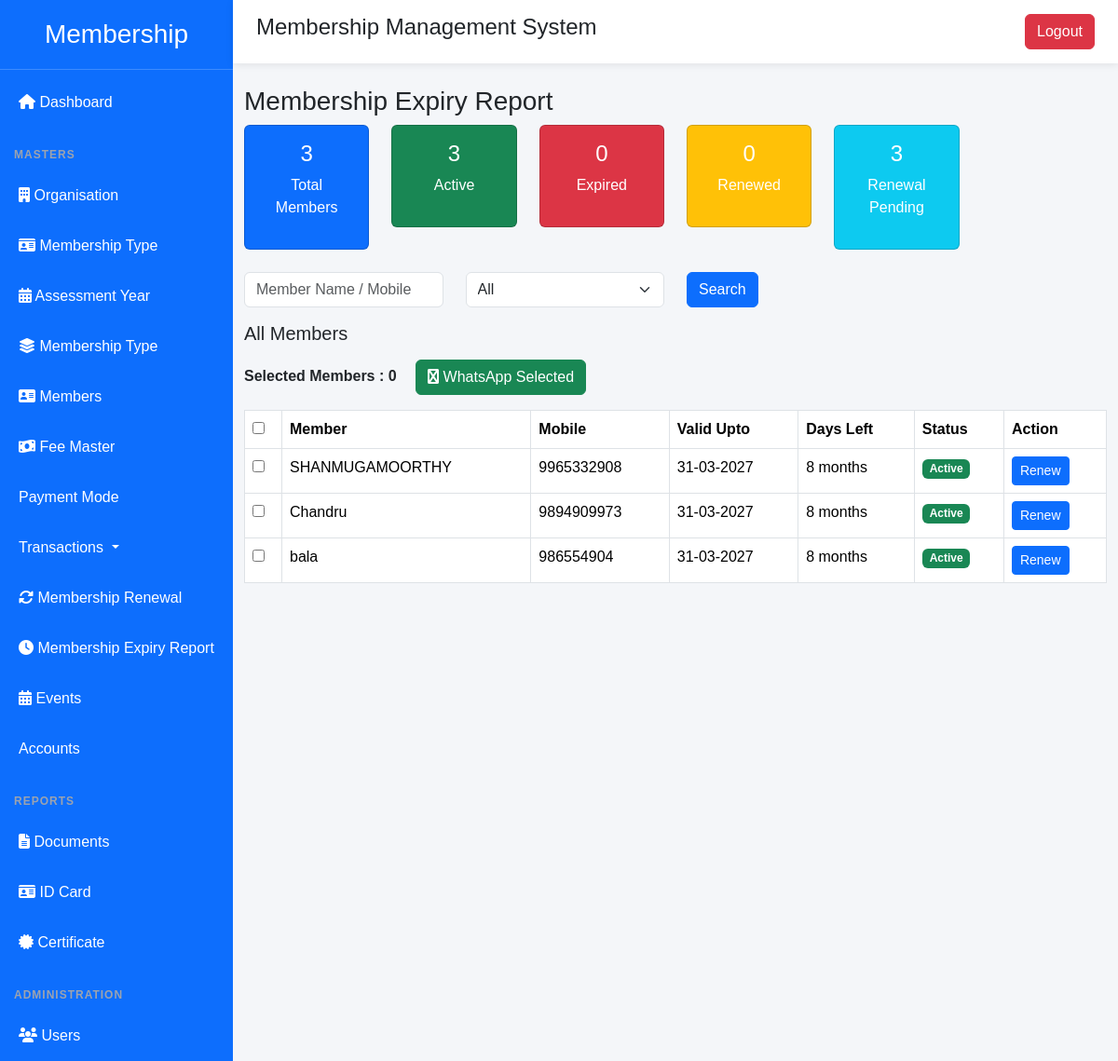
Before: /report/expiry/ (signed in) with the older database file.
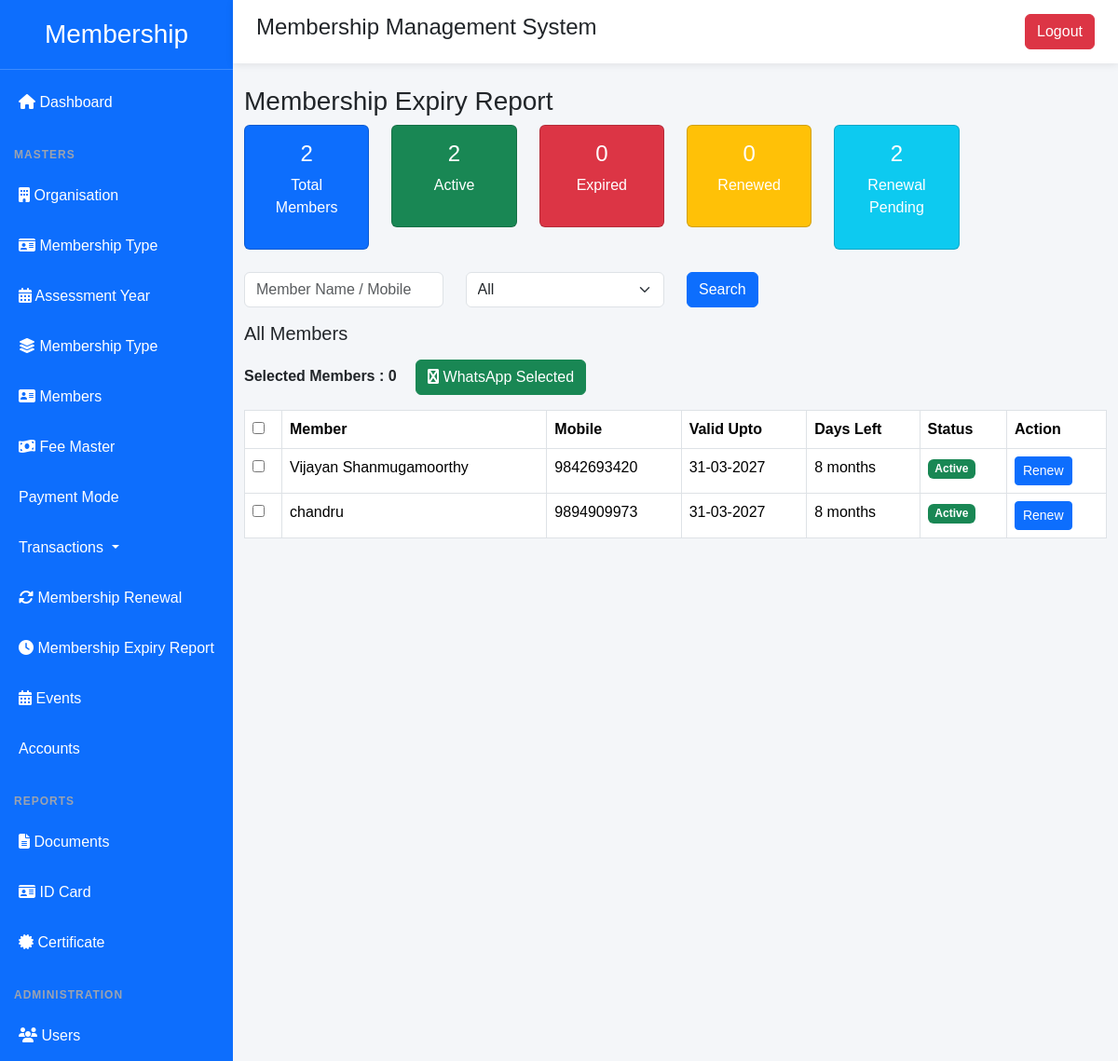
After: the same page with the newer database file.
### membership/models.py (models this page shows, shortened)
class Member(models.Model):
    STATUS_CHOICES = (
        ("ACTIVE", "Active"),
        ("INACTIVE", "Inactive"),
        ("SUSPENDED", "Suspended"),
    )
    member_no = models.PositiveIntegerField(unique=True)
    membership_no = models.CharField(max_length=50, unique=True)
    joining_date = models.DateField()
    membership_valid_upto = models.DateField()
    organisation = models.ForeignKey(
        Organisation,
        on_delete=models.CASCADE,
    )
    assessment_year = models.ForeignKey(
    AssessmentYear,
    on_delete=models.CASCADE,
    null=True,
    blank=True,
)
    membership_type = models.ForeignKey(
    MembershipType,
    on_delete=models.PROTECT
)
    status = models.CharField(
        max_length=20,
        choices=STATUS_CHOICES,
        default="ACTIVE"
    )
    owner_name = models.CharField(max_length=200)
    company_name = models.CharField(max_length=200)
    brand_name = models.CharField(max_length=200, blank=True)
    photo = models.ImageField(upload_to="members/photos/", blank=True)
    company_logo = models.ImageField(upload_to="members/logo/", blank=True)
    mobile = models.CharField(max_length=15)
    whatsapp = models.CharField(max_length=15, blank=True)
    email = models.EmailField(blank=True)
    website = models.URLField(blank=True)
    ledger = models.ForeignKey(
        "Ledger",
        on_delete=models.SET_NULL,
        null=True,
        blank=True,
        related_name="member",
    )
    address = models.TextField()
    district = models.CharField(max_length=100)
    state = models.CharField(max_length=100)
    pincode = models.CharField(max_length=10)
    latitude = models.DecimalField(
        max_digits=10,
        decimal_places=7,
        null=True,
        blank=True
    )
    longitude = models.DecimalField(
        max_digits=10,
        decimal_places=7,
        null=True,
        blank=True
    )
    qr_code = models.ImageField(
        upload_to="members/qrcode/",
        blank=True,
        null=True,
    )
    gst_no = models.CharField(max_length=30, blank=True)
    fssai_no = models.CharField(max_length=30, blank=True)
    udyam_no = models.CharField(max_length=30, blank=True)
    factory_license_no = models.CharField(max_length=30, blank=True)
    do_license_no = models.CharField(max_length=30, blank=True)
    trade_license_no = models.CharField(max_length=30, blank=True)
    fire_noc_no = models.CharField(max_length=30, blank=True)
    pollution_no = models.CharField(max_length=30, blank=True)
    remarks = models.TextField(blank=True)
    created_at = models.DateTimeField(auto_now_add=True)
    updated_at = models.DateTimeField(auto_now=True)

### membership/views.py (the view, shortened to what this page needs)
@login_required(login_url="login")
def expiry_report(request):
    today = date.today()
    total_members = Member.objects.count()
    expired_members = Member.objects.filter(
        membership_valid_upto__lt=today
    ).count()
    active_members = Member.objects.filter(
        membership_valid_upto__gte=today
    ).count()
    renewed_members = MemberRenewal.objects.filter(
        renewal_date__year=today.year
    ).values(
        "member"
    ).distinct().count()
    renewal_pending = active_members - renewed_members
    members = Member.objects.all().order_by(
        "membership_valid_upto"
    )
    status = request.GET.get("status")
    if status == "active":
        members = members.filter(
            membership_valid_upto__gte=today
        )
    elif status == "expired":
        members = members.filter(
            membership_valid_upto__lt=today
        )
    elif status == "renewed":
        renewed_ids = MemberRenewal.objects.filter(
            renewal_date__year=today.year
        ).values_list("member_id", flat=True)
        members = members.filter(id__in=renewed_ids)
    return render(
        request,
        "membership/report/expiry.html",
        {
            "members":members,
            "today":today,
                "total_members": total_members,
                "active_members": active_members,
                "expired_members": expired_members,
                "renewed_members": renewed_members,
                "renewal_pending": renewal_pending,
        }
    )

### membership/templates/membership/report/expiry.html (shortened to what this page needs)
{% extends "membership/base.html" %}
{% block content %}
<h3>
Membership Expiry Report
</h3>
<div class="row mb-4">
<div class="col-md-2">
 <a href="{% url 'expiry_report' %}"
       class="text-decoration-none">
<div class="card text-white bg-primary">
<div class="card-body text-center">
<h4>
{{total_members}}
</h4>
<p>
Total Members
</p>
</div>
</div>
  </a>
</div>
<div class="col-md-2">
<a href="{% url 'expiry_report' %}?status=active"
   class="text-decoration-none">
<div class="card text-white bg-success">
<div class="card-body text-center">
<h4>
{{active_members}}
</h4>
<p>
Active
</p>
</div>
</div>
</a>
</div>
<div class="col-md-2">
<a href="{% url 'expiry_report' %}?status=expired"
   class="text-decoration-none">
<div class="card text-white bg-danger">
<div class="card-body text-center">
<h4>
{{expired_members}}
</h4>
<p>
Expired
</p>
</div>
</div>
</a>
</div>
<div class="col-md-2">
<a href="{% url 'expiry_report' %}?status=renewed"
   class="text-decoration-none">
<div class="card text-white bg-warning">
<div class="card-body text-center">
<h4>{{renewed_members}}</h4>
<p>Renewed</p>
</div>
</div>
</a>
</div>
<div class="col-md-2">
<a href="{% url 'expiry_report' %}?status=pending"
   class="text-decoration-none">
<div class="card text-white bg-info">
<div class="card-body text-center">
<h4>{{renewal_pending}}</h4>
<p>Renewal Pending</p>
</div>
</div>
</div>
</div>
<form method="get" class="row mb-3">
<div class="col-md-3">
<input
type="text"
name="search"
class="form-control"
placeholder="Member Name / Mobile">
</div>
<div class="col-md-3">
<select name="status"
class="form-select">
<option value="">
All
</option>
</select>
</div>
<div class="col-md-2">
<button class="btn btn-primary">
Search
</button>
</div>
</form>
<h5 class="mb-3">
    {% if request.GET.status == "active" %}
        Active Members
    {% elif request.GET.status == "expired" %}
        Expired Members
    {% elif request.GET.status == "renewed" %}
        Renewed Members
    {% elif request.GET.status == "pending" %}
        Renewal Pending Members
    {% else %}
        All Members
    {% endif %}
</h5>
<form method="post" action="{% url 'whatsapp_reminder' %}">
    <div class="mb-3">
        <strong>
            Selected Members :
            <span id="selected-count">0</span>
        </strong>
        <button
            type="submit"
            class="btn btn-success ms-3">
            <i class="fa fa-whatsapp"></i>
            WhatsApp Selected
        </button>
    </div>
<table class="table table-bordered">
<tr>
<th width="40">
    <input type="checkbox" id="select-all">
</th>
<th>Member</th>
<th>Mobile</th>
<th>Valid Upto</th>
<th>Days Left</th>
<th>Status</th>
<th>Action</th>
</tr>
{% for m in members %}
<tr>
<td>
<input
    type="checkbox"
    class="member-check"
    name="members"
    value="{{ m.id }}">
</td>
<td>
{{m.owner_name}}
</td>
<td>
{{m.mobile}}
</td>
<td>
{{m.membership_valid_upto|date:"d-m-Y"}}
</td>
<td>
{% if m.membership_valid_upto < today %}
<span class="text-danger">
Expired
</span>
{% else %}
{{m.membership_valid_upto|timeuntil}}
{% endif %}
</td>
<td>
{% if m.membership_valid_upto < today %}
<span class="badge bg-danger">
Expired
</span>
{% else %}
<span class="badge bg-success">
Active
</span>
{% endif %}
</td>
<td>
<a href="{% url 'renewal_create' %}?member={{m.id}}"
class="btn btn-sm btn-primary">
Renew
</a>
</td>
</tr>
{% empty %}
<tr>
<td colspan="6">
No Members Found
</td>
</tr>
{% endfor %}
</table>
</form>
{% endblock %}

### membership/templates/membership/base.html (shortened to what this page needs)
{% load static %}
<!DOCTYPE html>
<html lang="en">
<head>
    <link href="https://cdn.jsdelivr.net/npm/bootstrap@5.3.7/dist/css/bootstrap.min.css" rel="stylesheet">
    <link href="https://cdnjs.cloudflare.com/ajax/libs/font-awesome/6.7.2/css/all.min.css" rel="stylesheet">
    <link rel="stylesheet" href="{% static 'membership/css/style.css' %}">
<link href="https://cdn.jsdelivr.net/npm/select2@4.1.0-rc.0/dist/css/select2.min.css" rel="stylesheet">
</head>
<body>
<div class="wrapper">
    <aside class="sidebar">
    <h3>Membership</h3>
    <ul class="list-unstyled">
        <li>
            <a href="{% url 'dashboard' %}">
                <i class="fa-solid fa-house"></i>
                Dashboard
            </a>
        </li>
        <li class="menu-title">Masters</li>
        <li>
            <a href="{% url 'organisation_list' %}">
                <i class="fa-solid fa-building"></i>
                Organisation
            </a>
        </li>
        <li class="nav-item">
<a class="nav-link collapsed"
href="#"
data-bs-toggle="collapse"
data-bs-target="#membershipTypeMenu">
<i class="fa-solid fa-id-card"></i>
<span>Membership Type</span>
</a>
</li>
        <li>
            <a href="#">
                <i class="fa-solid fa-calendar-days"></i>
                Assessment Year
            </a>
        </li>
        <li>
            <a href="#">
                <i class="fa-solid fa-layer-group"></i>
                Membership Type
            </a>
        </li>
        <li>
            <a href="{% url 'member_list' %}">
                <i class="fa-solid fa-address-card"></i>
                Members
            </a>
        </li>
        <li class="nav-item">
<a class="nav-link"
   href="{% url 'fee_master_list' %}">
<i class="fas fa-money-bill-wave"></i>
Fee Master
</a>
</li>
<li>
    <a class="dropdown-item"
       href="{% url 'payment_mode_list' %}">
        Payment Mode
    </a>
</li>
    <li class="nav-item dropdown">
    <a class="nav-link dropdown-toggle"
       href="#"
       data-bs-toggle="dropdown">
        Transactions
    </a>
</li>
<li>
    <a href="{% url 'renewal_list' %}">
        <i class="fas fa-sync-alt"></i>
        Membership Renewal
    </a>
</li>
<li>
    <a href="{% url 'expiry_report' %}">
        <i class="fas fa-clock"></i>
        Membership Expiry Report
    </a>
</li>
<li class="nav-item">
    <a class="nav-link collapsed"
       href="#"
       data-bs-toggle="collapse"
       data-bs-target="#eventsMenu">
        <i class="fas fa-calendar-alt"></i>
        <span>Events</span>
    </a>
</li>
<li class="nav-item">
    <a class="nav-link collapsed"
       data-bs-toggle="collapse"
       href="#accountsMenu">
        <span>Accounts</span>
    </a>
</li>
        <li class="menu-title">Reports</li>
        <li>
            <a href="#">
                <i class="fa-solid fa-file-lines"></i>
                Documents
            </a>
        </li>
        <li>
            <a href="#">
                <i class="fa-solid fa-id-card"></i>
                ID Card
            </a>
        </li>
        <li>
            <a href="#">
                <i class="fa-solid fa-certificate"></i>
                Certificate
            </a>
        </li>
        <li class="menu-title">Administration</li>
        <li>
            <a href="{% url 'user_list' %}">
                <i class="fa-solid fa-users"></i>
                Users
            </a>
        </li>
    </ul>
</aside>
    <main class="content">
       <nav class="topbar d-flex justify-content-between">
<h4>Membership Management System</h4>
<a href="{% url 'logout' %}" class="btn btn-danger">
Logout
</a>
</nav>
        <div class="container-fluid mt-4">
            {% block content %}
            {% endblock %}
        </div>
    </main>
</div>
</body>
</html>

### membership/static/membership/css/style.css (style rules this page uses)
body { margin:0; font-family:Arial, Helvetica, sans-serif; background:#f4f6f9; }
.wrapper { display:flex; }
.sidebar { width:250px; min-height:100vh; background:#0d6efd; color:#fff; }
.sidebar h3 { padding:20px; text-align:center; border-bottom:1px solid rgba(255,255,255,.2); }
.sidebar ul { list-style:none; padding:0; margin:0; }
.sidebar ul li a { display:block; color:#fff; padding:15px 20px; text-decoration:none; }
.content { flex:1; }
.topbar { background:#fff; padding:15px 25px; box-shadow:0 2px 8px rgba(0,0,0,.08); }

### membership/templates/membership/base.html (style rules this page uses)
.menu-title { color:#9ca3af; font-size:12px; font-weight:700; text-transform:uppercase; margin:20px 15px 8px; letter-spacing:1px; }

Changed rows visible on the page:
removed Member: owner_name "SHANMUGAMOORTHY", mobile "9965332908", membership_valid_upto "31-03-2027", membership_valid_upto "8 months", shows "Active"
removed Member: owner_name "Chandru", mobile "9894909973", membership_valid_upto "31-03-2027", membership_valid_upto "8 months", shows "Active"
removed Member: owner_name "bala", mobile "986554904", membership_valid_upto "31-03-2027", membership_valid_upto "8 months", shows "Active"
added Member: owner_name "Vijayan Shanmugamoorthy", mobile "9842693420", membership_valid_upto "31-03-2027", membership_valid_upto "8 months", shows "Active"
added Member: owner_name "chandru", mobile "9894909973", membership_valid_upto "31-03-2027", membership_valid_upto "8 months", shows "Active"
Other visible differences:
{{ total_members }}: "3" → "2"
{{ active_members }}: "3" → "2"
{{ renewal_pending }}: "3" → "2"
